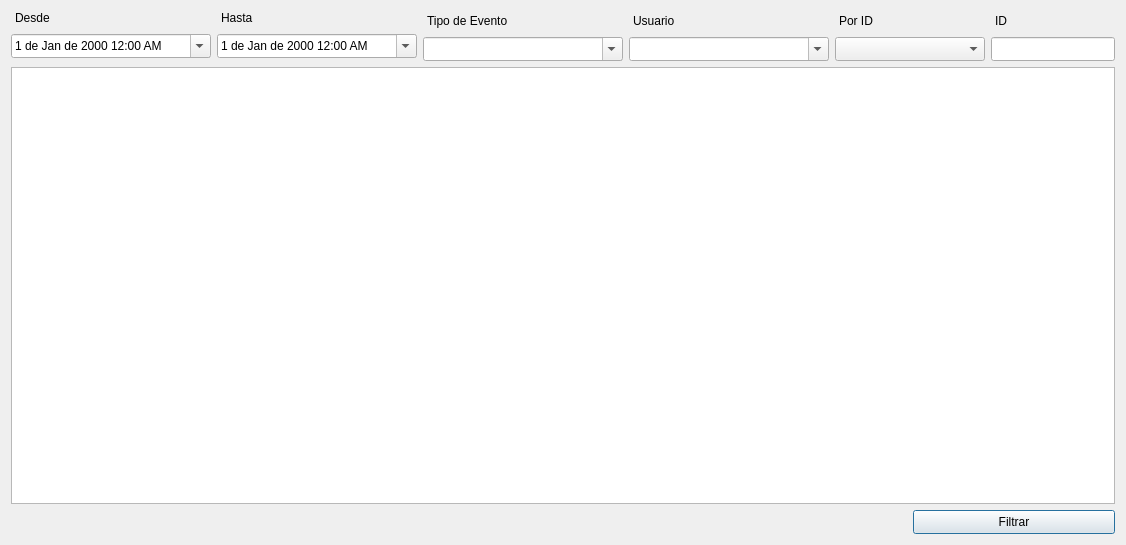
<?xml version="1.0" encoding="UTF-8"?>
<ui version="4.0">
 <class>logViewForm</class>
 <widget class="QDialog" name="logViewForm">
  <property name="geometry">
   <rect>
    <x>0</x>
    <y>0</y>
    <width>1126</width>
    <height>545</height>
   </rect>
  </property>
  <property name="windowTitle">
   <string>Registro de Eventos</string>
  </property>
  <property name="windowIcon">
   <iconset resource="../resources/resources.qrc">
    <normaloff>:/icons/icons/filter.png</normaloff>:/icons/icons/filter.png</iconset>
  </property>
  <layout class="QGridLayout" name="gridLayout">
   <item row="0" column="0">
    <widget class="QLabel" name="label">
     <property name="font">
      <font>
       <pointsize>9</pointsize>
      </font>
     </property>
     <property name="text">
      <string>Desde</string>
     </property>
     <property name="indent">
      <number>4</number>
     </property>
    </widget>
   </item>
   <item row="0" column="1">
    <widget class="QLabel" name="label_2">
     <property name="font">
      <font>
       <pointsize>9</pointsize>
      </font>
     </property>
     <property name="text">
      <string>Hasta</string>
     </property>
     <property name="indent">
      <number>4</number>
     </property>
    </widget>
   </item>
   <item row="0" column="2" rowspan="2">
    <widget class="QLabel" name="label_3">
     <property name="font">
      <font>
       <pointsize>9</pointsize>
      </font>
     </property>
     <property name="text">
      <string>Tipo de Evento</string>
     </property>
     <property name="indent">
      <number>4</number>
     </property>
    </widget>
   </item>
   <item row="0" column="3" rowspan="2">
    <widget class="QLabel" name="label_4">
     <property name="font">
      <font>
       <pointsize>9</pointsize>
      </font>
     </property>
     <property name="text">
      <string>Usuario</string>
     </property>
     <property name="indent">
      <number>4</number>
     </property>
    </widget>
   </item>
   <item row="0" column="4" rowspan="2" colspan="2">
    <widget class="QLabel" name="label_5">
     <property name="font">
      <font>
       <pointsize>9</pointsize>
      </font>
     </property>
     <property name="text">
      <string>Por ID</string>
     </property>
     <property name="indent">
      <number>4</number>
     </property>
    </widget>
   </item>
   <item row="0" column="6" rowspan="2">
    <widget class="QLabel" name="label_6">
     <property name="font">
      <font>
       <pointsize>9</pointsize>
      </font>
     </property>
     <property name="text">
      <string>ID</string>
     </property>
     <property name="indent">
      <number>4</number>
     </property>
     <property name="openExternalLinks">
      <bool>false</bool>
     </property>
    </widget>
   </item>
   <item row="1" column="0" rowspan="2">
    <widget class="QDateTimeEdit" name="startDateTimeEdit">
     <property name="minimumSize">
      <size>
       <width>200</width>
       <height>24</height>
      </size>
     </property>
     <property name="font">
      <font>
       <pointsize>9</pointsize>
      </font>
     </property>
     <property name="displayFormat">
      <string>d 'de' MMM 'de' yyyy h:mm AP</string>
     </property>
     <property name="calendarPopup">
      <bool>true</bool>
     </property>
    </widget>
   </item>
   <item row="1" column="1" rowspan="2">
    <widget class="QDateTimeEdit" name="endDateTimeEdit">
     <property name="minimumSize">
      <size>
       <width>200</width>
       <height>24</height>
      </size>
     </property>
     <property name="font">
      <font>
       <pointsize>9</pointsize>
      </font>
     </property>
     <property name="displayFormat">
      <string>d 'de' MMM 'de' yyyy h:mm AP</string>
     </property>
     <property name="calendarPopup">
      <bool>true</bool>
     </property>
    </widget>
   </item>
   <item row="2" column="2">
    <widget class="QComboBox" name="eventTypeComboBox">
     <property name="minimumSize">
      <size>
       <width>200</width>
       <height>24</height>
      </size>
     </property>
     <property name="font">
      <font>
       <pointsize>9</pointsize>
      </font>
     </property>
     <property name="editable">
      <bool>true</bool>
     </property>
    </widget>
   </item>
   <item row="2" column="3">
    <widget class="QComboBox" name="userComboBox">
     <property name="minimumSize">
      <size>
       <width>200</width>
       <height>24</height>
      </size>
     </property>
     <property name="font">
      <font>
       <pointsize>9</pointsize>
      </font>
     </property>
     <property name="editable">
      <bool>true</bool>
     </property>
    </widget>
   </item>
   <item row="2" column="4" colspan="2">
    <widget class="QComboBox" name="byIdComboBox">
     <property name="minimumSize">
      <size>
       <width>150</width>
       <height>24</height>
      </size>
     </property>
     <property name="font">
      <font>
       <pointsize>9</pointsize>
      </font>
     </property>
    </widget>
   </item>
   <item row="2" column="6">
    <widget class="QLineEdit" name="idLineEdit">
     <property name="minimumSize">
      <size>
       <width>100</width>
       <height>24</height>
      </size>
     </property>
     <property name="font">
      <font>
       <pointsize>9</pointsize>
      </font>
     </property>
    </widget>
   </item>
   <item row="3" column="0" colspan="7">
    <widget class="QTableView" name="tableView"/>
   </item>
   <item row="4" column="0" colspan="5">
    <spacer name="horizontalSpacer">
     <property name="orientation">
      <enum>Qt::Horizontal</enum>
     </property>
     <property name="sizeHint" stdset="0">
      <size>
       <width>864</width>
       <height>20</height>
      </size>
     </property>
    </spacer>
   </item>
   <item row="4" column="5" colspan="2">
    <widget class="QPushButton" name="filterButton">
     <property name="minimumSize">
      <size>
       <width>0</width>
       <height>24</height>
      </size>
     </property>
     <property name="font">
      <font>
       <pointsize>9</pointsize>
      </font>
     </property>
     <property name="layoutDirection">
      <enum>Qt::RightToLeft</enum>
     </property>
     <property name="text">
      <string>Filtrar</string>
     </property>
     <property name="icon">
      <iconset resource="../resources/resources.qrc">
       <normaloff>:/icons/icons/filter.png</normaloff>:/icons/icons/filter.png</iconset>
     </property>
    </widget>
   </item>
  </layout>
 </widget>
 <resources>
  <include location="../resources/resources.qrc"/>
 </resources>
 <connections/>
</ui>
